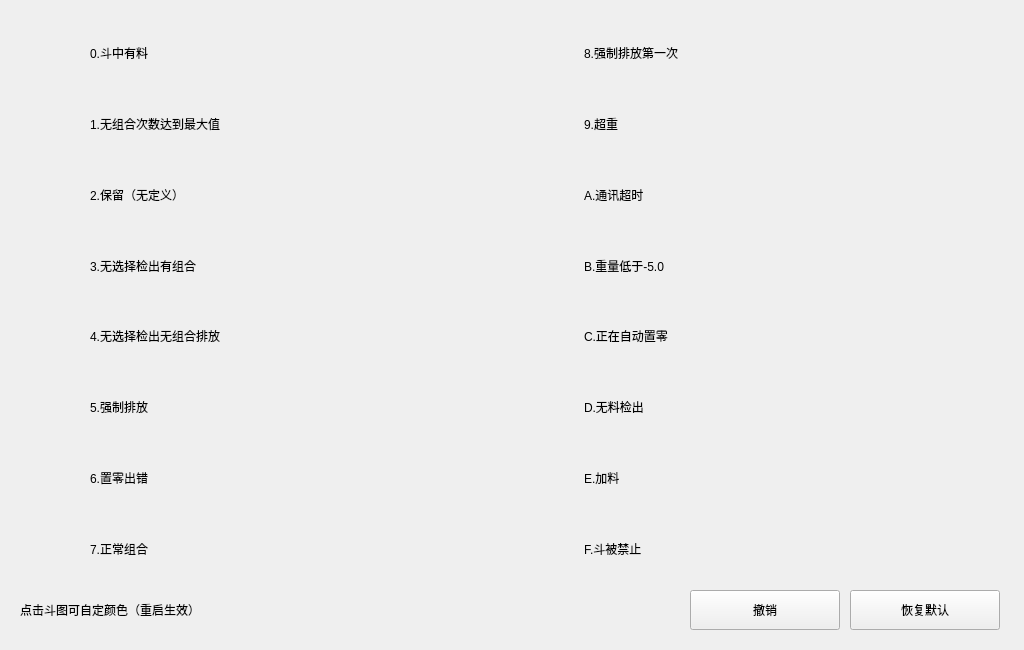
<?xml version="1.0" encoding="UTF-8"?>
<ui version="4.0">
 <class>FormHelpDouState</class>
 <widget class="QWidget" name="FormHelpDouState">
  <property name="geometry">
   <rect>
    <x>0</x>
    <y>0</y>
    <width>1024</width>
    <height>650</height>
   </rect>
  </property>
  <property name="windowTitle">
   <string>FormHelpDouState</string>
  </property>
  <property name="styleSheet">
   <string notr="true">FormHelpDouState {
background: white;
}
QLabel {
color: black;
}
QLabel[Pressed=&quot;true&quot;] {
background: red;
}</string>
  </property>
  <widget class="QWidget" name="layoutWidget">
   <property name="geometry">
    <rect>
     <x>20</x>
     <y>20</y>
     <width>981</width>
     <height>561</height>
    </rect>
   </property>
   <layout class="QGridLayout" name="gridLayout">
    <item row="0" column="0">
     <widget class="QLabel" name="dou_1">
      <property name="minimumSize">
       <size>
        <width>64</width>
        <height>64</height>
       </size>
      </property>
      <property name="text">
       <string/>
      </property>
      <property name="alignment">
       <set>Qt::AlignCenter</set>
      </property>
     </widget>
    </item>
    <item row="0" column="1">
     <widget class="QLabel" name="lab_1">
      <property name="sizePolicy">
       <sizepolicy hsizetype="Expanding" vsizetype="Preferred">
        <horstretch>0</horstretch>
        <verstretch>0</verstretch>
       </sizepolicy>
      </property>
      <property name="text">
       <string>0.斗中有料</string>
      </property>
     </widget>
    </item>
    <item row="0" column="2">
     <widget class="QLabel" name="dou_9">
      <property name="minimumSize">
       <size>
        <width>64</width>
        <height>64</height>
       </size>
      </property>
      <property name="text">
       <string/>
      </property>
      <property name="alignment">
       <set>Qt::AlignCenter</set>
      </property>
     </widget>
    </item>
    <item row="0" column="3">
     <widget class="QLabel" name="lab_9">
      <property name="sizePolicy">
       <sizepolicy hsizetype="Expanding" vsizetype="Preferred">
        <horstretch>0</horstretch>
        <verstretch>0</verstretch>
       </sizepolicy>
      </property>
      <property name="text">
       <string>8.强制排放第一次</string>
      </property>
     </widget>
    </item>
    <item row="1" column="0">
     <widget class="QLabel" name="dou_2">
      <property name="minimumSize">
       <size>
        <width>64</width>
        <height>64</height>
       </size>
      </property>
      <property name="text">
       <string/>
      </property>
      <property name="alignment">
       <set>Qt::AlignCenter</set>
      </property>
     </widget>
    </item>
    <item row="1" column="1">
     <widget class="QLabel" name="lab_2">
      <property name="sizePolicy">
       <sizepolicy hsizetype="Expanding" vsizetype="Preferred">
        <horstretch>0</horstretch>
        <verstretch>0</verstretch>
       </sizepolicy>
      </property>
      <property name="text">
       <string>1.无组合次数达到最大值</string>
      </property>
     </widget>
    </item>
    <item row="1" column="2">
     <widget class="QLabel" name="dou_10">
      <property name="minimumSize">
       <size>
        <width>64</width>
        <height>64</height>
       </size>
      </property>
      <property name="text">
       <string/>
      </property>
      <property name="alignment">
       <set>Qt::AlignCenter</set>
      </property>
     </widget>
    </item>
    <item row="1" column="3">
     <widget class="QLabel" name="lab_10">
      <property name="sizePolicy">
       <sizepolicy hsizetype="Expanding" vsizetype="Preferred">
        <horstretch>0</horstretch>
        <verstretch>0</verstretch>
       </sizepolicy>
      </property>
      <property name="text">
       <string>9.超重</string>
      </property>
     </widget>
    </item>
    <item row="2" column="0">
     <widget class="QLabel" name="dou_3">
      <property name="minimumSize">
       <size>
        <width>64</width>
        <height>64</height>
       </size>
      </property>
      <property name="text">
       <string/>
      </property>
      <property name="alignment">
       <set>Qt::AlignCenter</set>
      </property>
     </widget>
    </item>
    <item row="2" column="1">
     <widget class="QLabel" name="lab_3">
      <property name="sizePolicy">
       <sizepolicy hsizetype="Expanding" vsizetype="Preferred">
        <horstretch>0</horstretch>
        <verstretch>0</verstretch>
       </sizepolicy>
      </property>
      <property name="text">
       <string>2.保留（无定义）</string>
      </property>
     </widget>
    </item>
    <item row="2" column="2">
     <widget class="QLabel" name="dou_11">
      <property name="minimumSize">
       <size>
        <width>64</width>
        <height>64</height>
       </size>
      </property>
      <property name="text">
       <string/>
      </property>
      <property name="alignment">
       <set>Qt::AlignCenter</set>
      </property>
     </widget>
    </item>
    <item row="2" column="3">
     <widget class="QLabel" name="lab_11">
      <property name="sizePolicy">
       <sizepolicy hsizetype="Expanding" vsizetype="Preferred">
        <horstretch>0</horstretch>
        <verstretch>0</verstretch>
       </sizepolicy>
      </property>
      <property name="text">
       <string>A.通讯超时</string>
      </property>
     </widget>
    </item>
    <item row="3" column="0">
     <widget class="QLabel" name="dou_4">
      <property name="minimumSize">
       <size>
        <width>64</width>
        <height>64</height>
       </size>
      </property>
      <property name="text">
       <string/>
      </property>
      <property name="alignment">
       <set>Qt::AlignCenter</set>
      </property>
     </widget>
    </item>
    <item row="3" column="1">
     <widget class="QLabel" name="lab_4">
      <property name="sizePolicy">
       <sizepolicy hsizetype="Expanding" vsizetype="Preferred">
        <horstretch>0</horstretch>
        <verstretch>0</verstretch>
       </sizepolicy>
      </property>
      <property name="text">
       <string>3.无选择检出有组合</string>
      </property>
     </widget>
    </item>
    <item row="3" column="2">
     <widget class="QLabel" name="dou_12">
      <property name="minimumSize">
       <size>
        <width>64</width>
        <height>64</height>
       </size>
      </property>
      <property name="text">
       <string/>
      </property>
      <property name="alignment">
       <set>Qt::AlignCenter</set>
      </property>
     </widget>
    </item>
    <item row="3" column="3">
     <widget class="QLabel" name="lab_12">
      <property name="sizePolicy">
       <sizepolicy hsizetype="Expanding" vsizetype="Preferred">
        <horstretch>0</horstretch>
        <verstretch>0</verstretch>
       </sizepolicy>
      </property>
      <property name="text">
       <string>B.重量低于-5.0</string>
      </property>
     </widget>
    </item>
    <item row="4" column="0">
     <widget class="QLabel" name="dou_5">
      <property name="minimumSize">
       <size>
        <width>64</width>
        <height>64</height>
       </size>
      </property>
      <property name="text">
       <string/>
      </property>
      <property name="alignment">
       <set>Qt::AlignCenter</set>
      </property>
     </widget>
    </item>
    <item row="4" column="1">
     <widget class="QLabel" name="lab_5">
      <property name="sizePolicy">
       <sizepolicy hsizetype="Expanding" vsizetype="Preferred">
        <horstretch>0</horstretch>
        <verstretch>0</verstretch>
       </sizepolicy>
      </property>
      <property name="text">
       <string>4.无选择检出无组合排放</string>
      </property>
     </widget>
    </item>
    <item row="4" column="2">
     <widget class="QLabel" name="dou_13">
      <property name="minimumSize">
       <size>
        <width>64</width>
        <height>64</height>
       </size>
      </property>
      <property name="text">
       <string/>
      </property>
      <property name="alignment">
       <set>Qt::AlignCenter</set>
      </property>
     </widget>
    </item>
    <item row="4" column="3">
     <widget class="QLabel" name="lab_13">
      <property name="sizePolicy">
       <sizepolicy hsizetype="Expanding" vsizetype="Preferred">
        <horstretch>0</horstretch>
        <verstretch>0</verstretch>
       </sizepolicy>
      </property>
      <property name="text">
       <string>C.正在自动置零</string>
      </property>
     </widget>
    </item>
    <item row="5" column="0">
     <widget class="QLabel" name="dou_6">
      <property name="minimumSize">
       <size>
        <width>64</width>
        <height>64</height>
       </size>
      </property>
      <property name="text">
       <string/>
      </property>
      <property name="alignment">
       <set>Qt::AlignCenter</set>
      </property>
     </widget>
    </item>
    <item row="5" column="1">
     <widget class="QLabel" name="lab_6">
      <property name="sizePolicy">
       <sizepolicy hsizetype="Expanding" vsizetype="Preferred">
        <horstretch>0</horstretch>
        <verstretch>0</verstretch>
       </sizepolicy>
      </property>
      <property name="text">
       <string>5.强制排放</string>
      </property>
     </widget>
    </item>
    <item row="5" column="2">
     <widget class="QLabel" name="dou_14">
      <property name="minimumSize">
       <size>
        <width>64</width>
        <height>64</height>
       </size>
      </property>
      <property name="text">
       <string/>
      </property>
      <property name="alignment">
       <set>Qt::AlignCenter</set>
      </property>
     </widget>
    </item>
    <item row="5" column="3">
     <widget class="QLabel" name="lab_14">
      <property name="sizePolicy">
       <sizepolicy hsizetype="Expanding" vsizetype="Preferred">
        <horstretch>0</horstretch>
        <verstretch>0</verstretch>
       </sizepolicy>
      </property>
      <property name="text">
       <string>D.无料检出</string>
      </property>
     </widget>
    </item>
    <item row="6" column="0">
     <widget class="QLabel" name="dou_7">
      <property name="minimumSize">
       <size>
        <width>64</width>
        <height>64</height>
       </size>
      </property>
      <property name="text">
       <string/>
      </property>
      <property name="alignment">
       <set>Qt::AlignCenter</set>
      </property>
     </widget>
    </item>
    <item row="6" column="1">
     <widget class="QLabel" name="lab_7">
      <property name="sizePolicy">
       <sizepolicy hsizetype="Expanding" vsizetype="Preferred">
        <horstretch>0</horstretch>
        <verstretch>0</verstretch>
       </sizepolicy>
      </property>
      <property name="text">
       <string>6.置零出错</string>
      </property>
     </widget>
    </item>
    <item row="6" column="2">
     <widget class="QLabel" name="dou_15">
      <property name="minimumSize">
       <size>
        <width>64</width>
        <height>64</height>
       </size>
      </property>
      <property name="text">
       <string/>
      </property>
      <property name="alignment">
       <set>Qt::AlignCenter</set>
      </property>
     </widget>
    </item>
    <item row="6" column="3">
     <widget class="QLabel" name="lab_15">
      <property name="sizePolicy">
       <sizepolicy hsizetype="Expanding" vsizetype="Preferred">
        <horstretch>0</horstretch>
        <verstretch>0</verstretch>
       </sizepolicy>
      </property>
      <property name="text">
       <string>E.加料</string>
      </property>
     </widget>
    </item>
    <item row="7" column="0">
     <widget class="QLabel" name="dou_8">
      <property name="minimumSize">
       <size>
        <width>64</width>
        <height>64</height>
       </size>
      </property>
      <property name="text">
       <string/>
      </property>
      <property name="alignment">
       <set>Qt::AlignCenter</set>
      </property>
     </widget>
    </item>
    <item row="7" column="1">
     <widget class="QLabel" name="lab_8">
      <property name="sizePolicy">
       <sizepolicy hsizetype="Expanding" vsizetype="Preferred">
        <horstretch>0</horstretch>
        <verstretch>0</verstretch>
       </sizepolicy>
      </property>
      <property name="text">
       <string>7.正常组合</string>
      </property>
     </widget>
    </item>
    <item row="7" column="2">
     <widget class="QLabel" name="dou_16">
      <property name="minimumSize">
       <size>
        <width>64</width>
        <height>64</height>
       </size>
      </property>
      <property name="text">
       <string/>
      </property>
      <property name="alignment">
       <set>Qt::AlignCenter</set>
      </property>
     </widget>
    </item>
    <item row="7" column="3">
     <widget class="QLabel" name="lab_16">
      <property name="sizePolicy">
       <sizepolicy hsizetype="Expanding" vsizetype="Preferred">
        <horstretch>0</horstretch>
        <verstretch>0</verstretch>
       </sizepolicy>
      </property>
      <property name="text">
       <string>F.斗被禁止</string>
      </property>
     </widget>
    </item>
   </layout>
  </widget>
  <widget class="QLabel" name="label">
   <property name="geometry">
    <rect>
     <x>20</x>
     <y>590</y>
     <width>671</width>
     <height>40</height>
    </rect>
   </property>
   <property name="text">
    <string>点击斗图可自定颜色（重启生效）</string>
   </property>
  </widget>
  <widget class="QPushButton" name="pushButton">
   <property name="geometry">
    <rect>
     <x>850</x>
     <y>590</y>
     <width>150</width>
     <height>40</height>
    </rect>
   </property>
   <property name="text">
    <string>恢复默认</string>
   </property>
  </widget>
  <widget class="QPushButton" name="pushButton_2">
   <property name="geometry">
    <rect>
     <x>690</x>
     <y>590</y>
     <width>150</width>
     <height>40</height>
    </rect>
   </property>
   <property name="text">
    <string>撤销</string>
   </property>
  </widget>
 </widget>
 <resources/>
 <connections/>
</ui>
